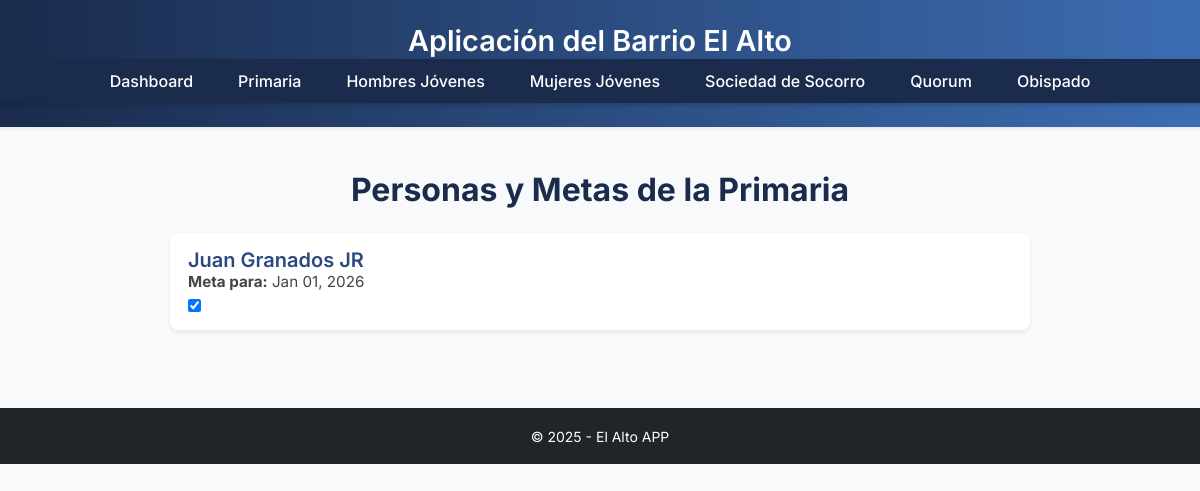
Screenshot of /primaria/ with the database file from the repository.
### barrio/models.py (models this page shows, shortened)
class ObraMisional(models.Model):
    ORGANIZACIONES = [
        ("QUORUM", "Quórum de Élderes"),
        ("SOCSOC", "Sociedad de Socorro"),
        ("HOMBRES", "Hombres Jóvenes"),
        ("MUJERES", "Mujeres Jóvenes"),
        ("PRIMARIA", "Primaria"),
    ]
    CONDICIONES = [
        ("MENOS_ACTIVOS", "Menos activos"),
        ("ACTIVOS", "Activos"),
        ("CONVERSOS", "Conversos"),
        ("INVESTIGADORES", "Investigadores"),
    ]
    ORDENANZAS = [
        ("BAUTISMO", "Bautismo"),
        ("INVESTIDURA", "Investidura"),
        ("SELLAMIENTO", "Sellamiento"),
    ]
    organizacion = models.CharField(max_length=20, choices=ORGANIZACIONES, null=True, blank=True)
    condicion_actual = models.CharField(max_length=20, choices=CONDICIONES, null=True, blank=True)
    nombre = models.CharField(max_length=120, null=True, blank=True)
    meta = models.CharField(max_length=50, null=True, blank=True)
    ordenanza_faltante = models.CharField(max_length=50, choices=ORDENANZAS, null=True, blank=True)
    fecha_meta = models.DateField(null=True, blank=True)
    done = models.BooleanField(default=False)

### barrio/views.py (the view)
# urls.py: path('primaria/', views.primaria, name='primaria'),
def primaria(request):
    obras = ObraMisional.objects.filter(organizacion='PRIMARIA')
    return render(request, 'primaria.html', {'obras': obras})

### barrio/templates/primaria.html (shortened to what this page needs)
{% extends "base.html" %}
{% block content %}
<div class="container-custom mt-4">
    <h2 class="text-center mb-4">Personas y Metas de la Primaria</h2>
    {% for item in obras %}
    <div class="persona-item shadow-sm">
        <div class="persona-nombre">{{ item.nombre }}</div>
        <div class="persona-fecha">
            <strong>Meta para:</strong> {{ item.fecha_meta|date:"M d, Y" }}
        </div>
<form method="POST" action="{% url 'marcar_completado' item.id %}" class="d-inline">
    <input
        type="checkbox"
        name="done"
        onchange="this.form.submit()"
        {% if item.done %}checked{% endif %}
    >
</form>
    </div>
    {% endfor %}
{% endblock %}

### barrio/static/style.css (style rules this page uses)
body { font-family: 'Inter', sans-serif !important; background-color: #f7f9fc; color: #333; }
h1, h2, h3 { font-weight: 700; color: #1a2b4c; }
.container-custom { max-width: 900px; margin: auto; padding: 20px; }
.persona-item { padding: 12px 18px; background: #ffffff; border-radius: 8px; margin-bottom: 10px; box-shadow: 0 2px 6px rgba(0,0,0,0.05); }
.persona-nombre { font-size: 1.25rem; font-weight: 600; color: #2b4a80; }
.persona-fecha { font-size: 0.95rem; color: #444; margin-top: -4px; }

### rows the page displays
ObraMisional: nombre "Juan Granados JR", fecha_meta "Jan 01, 2026", done "☑"
